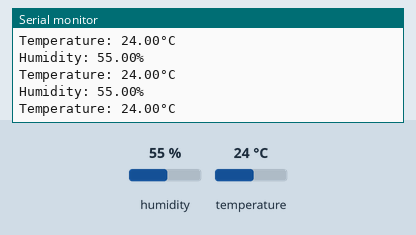
Bench run of a sketch on a simulated Arduino Uno, built with avr-gcc and run on an emulated ATmega328P. On the bench: the last lines printed to the serial monitor. The test bench sets the inputs (shaded band); at power-on: humidity 55 %, temperature 24 °C.

Above: at 3.8 s.
3.9 s: humidity set to 22 %
At 6.8 s:
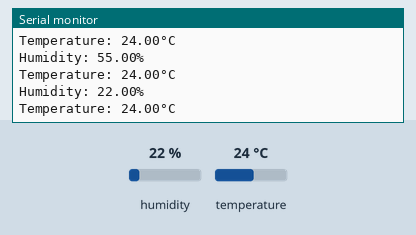
7.8 s: temperature set to 12 °C
At 10.1 s:
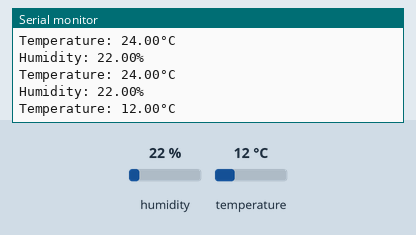
11.7 s: humidity set to 40 %
At 13.3 s:
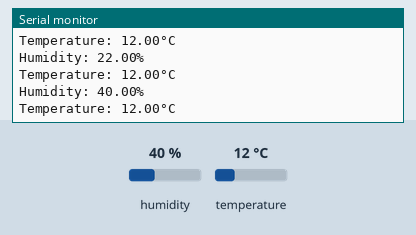
Timing chart, 0 to 14.8 s (numbered marks = the images above; inputs shaded):
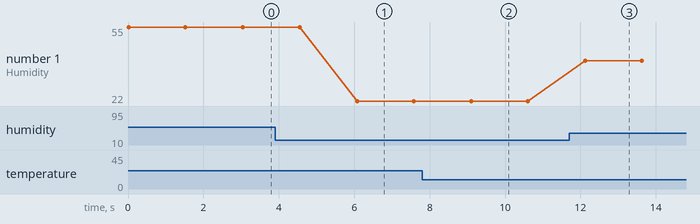

Measured:
- after the input at 3.9 s, the serial monitor: prints a new line after 2.2 s (image 1)
- after the input at 7.8 s, the serial monitor: prints a new line after 1.3 s (image 2)
- after the input at 11.7 s, the serial monitor: prints a new line after 0.43 s (image 3)
- plotted number 1: 55 → 22 after the input at 3.9 s, 22 → 40 after the input at 11.7 s

The sketch:

humidityNtemp.ino
```cpp
#include "DHT.h"
#define DHTPIN 14
#define DHTTYPE DHT11
DHT dht(DHTPIN, DHTTYPE);


void setup() {
  // put your setup code here, to run once:
  Serial.begin(115200);
  dht.begin();


}

void loop() {
  // put your main code here, to run repeatedly:
  float h =dht.readHumidity();
  float t = dht.readTemperature();
  if(isnan(h)|| isnan(t) ){
    Serial.println("error");
    delay(1500);
    return;

  }
  Serial.print("Humidity: ");
  Serial.print(h);
  Serial.println("%\t");

  Serial.print("Temperature: ");
  Serial.print(t);
  Serial.println("°C");
  delay(1500);

}
```
